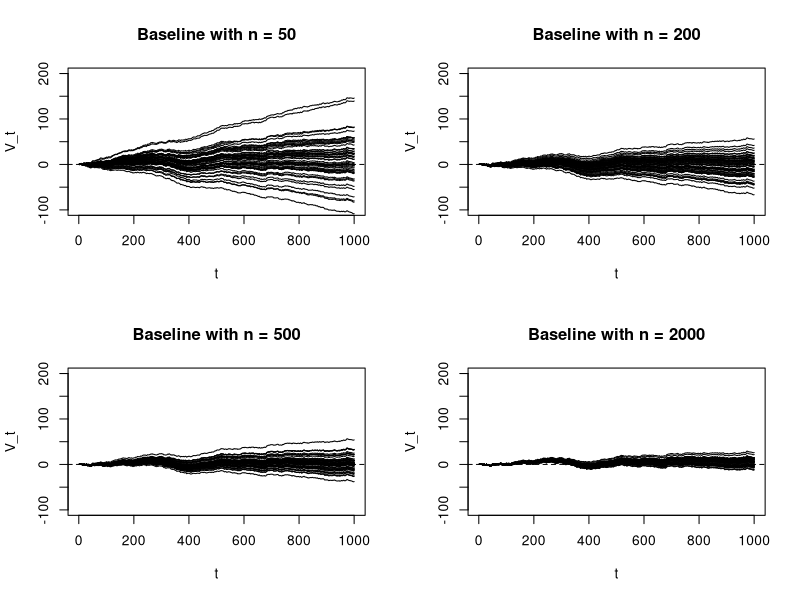

Generate this figure with R:
rm(list = ls())
nbase1 <- 50
nbase2 <- 200
nbase3 <- 500
nbase4 <- 2000
vlad <- function(nbase){
  A <- matrix(nrow = 50, ncol = 1000)
  set.seed(1)
  xlogregrun <- data.frame(x1 = rbinom(1000, 1, 0.2), x2 = runif(1000, 0, 1), x3 = rnorm(1000, 0, 2))
  xbetarun <- xlogregrun$x1 + xlogregrun$x2 + xlogregrun$x3
  xlogregrun$y <- rbinom(1000, size = 1, prob = exp(xbetarun)/(1+exp(xbetarun)))
  set.seed(10)
  for(i in 1:50){
    xlogregbase <- data.frame(x1 = rbinom(nbase, 1, 0.2), x2 = runif(nbase, 0, 1), x3 = rnorm(nbase, 0, 2))
    xbetabase <- xlogregbase$x1 + xlogregbase$x2 + xlogregbase$x3
    xlogregbase$y <- rbinom(nbase, size = 1, prob = exp(xbetabase)/(1+exp(xbetabase)))
    regmod <- glm(y~x1+x2+x3, data <- xlogregbase, family = binomial("logit"))
    pred <- predict(regmod, newdata = xlogregrun, type = "response")
    V <- numeric(0)
    V[1] <- pred[1] - xlogregrun$y[1]
    for(j in 2:1000){
      V[j] <- V[j-1] + (pred[j] - xlogregrun$y[j])
    }
    dim(V) <- c(1000, 1)
    A[i, ] <- V
  }
  return(A)
}
vlad1 <- vlad(nbase1)
vlad2 <- vlad(nbase2)
vlad3 <- vlad(nbase3)
vlad4 <- vlad(nbase4)
par(mfrow = c(2, 2))
matplot(t(vlad1), type = "l", lty = 1, main = "Baseline with n = 50", col = 1, 
        ylim = c(-100, 200), ylab = "V_t", xlab = "t")
abline(h = 0, lty = 2)
matplot(t(vlad2), type = "l", lty = 1, main = "Baseline with n = 200", col = 1,  
        ylim = c(-100, 200), ylab = "V_t", xlab = "t")
abline(h = 0, lty = 2)
matplot(t(vlad3), type = "l", lty = 1, main = "Baseline with n = 500", col = 1, 
        ylim = c(-100, 200), ylab = "V_t", xlab = "t")
abline(h = 0, lty = 2)
matplot(t(vlad4), type = "l", lty = 1, main = "Baseline with n = 2000", col = 1,  
        ylim = c(-100, 200), ylab = "V_t", xlab = "t")
abline(h = 0, lty = 2)
